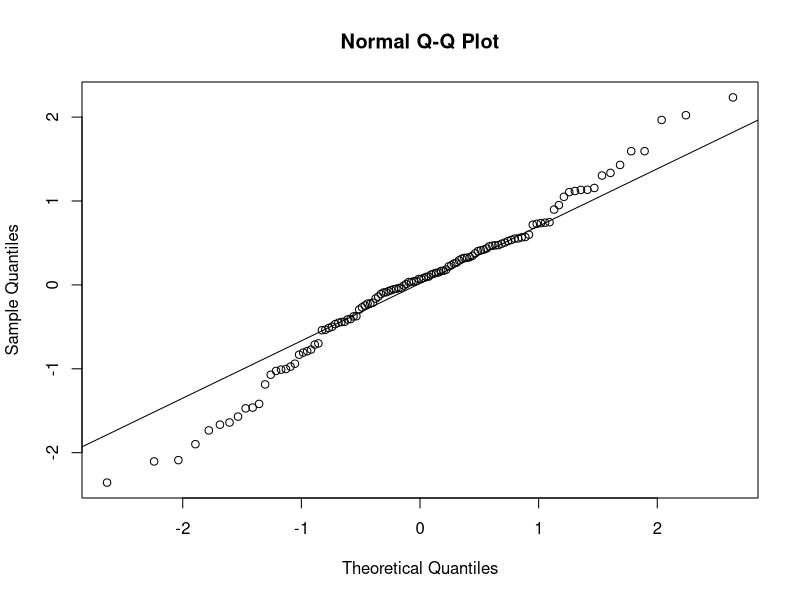
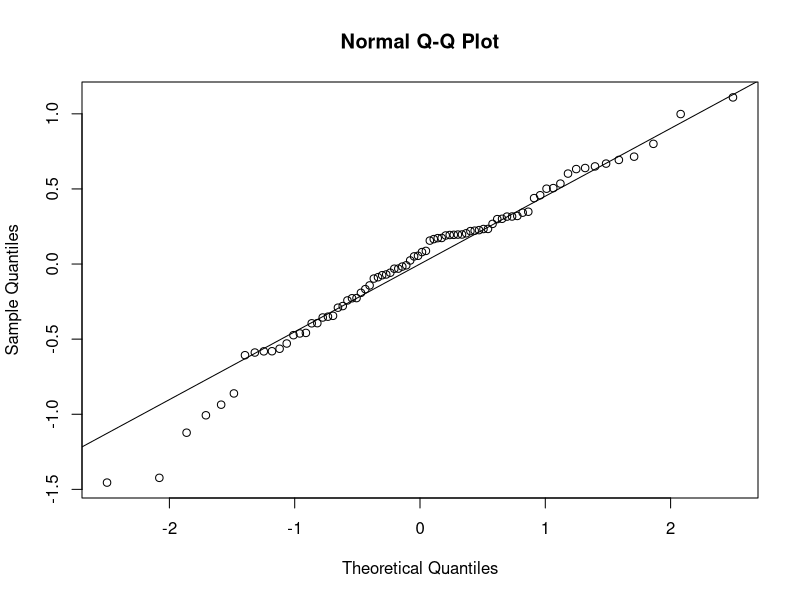

Write R code to recreate these figures, in order. (Note: this script raises an error after producing the figures.)
#### R script for MODELS in RQ2 ####

# Load libraries
library(dplyr)
library(tidyverse)
library(ggplot2) 

# Load Data
zscores <- read.csv("Data/fullanomalies.csv", header = TRUE)

# Create subset dataframes for drought vs non drought

summer_zscores <- zscores %>%
  filter(week >= 20 & week <= 39)

neg_gpp <- zscores %>%
  filter(gpp_z_scores < 0) # 305 out of 624 are negative

zscores <- zscores %>%
  mutate(condition = ifelse(year %in% c(2003, 2018), "drought", "normal"))

zscores$year_group <- ifelse(zscores$year %in% c(2000, 2001, 2002, 2004, 2005, 2015, 2016, 2017, 2019, 2020), "normal",
                             # ifelse(drivers$year %in% c(2015, 2016, 2017, 2019, 2020), "2015-2020",
                             ifelse(zscores$year %in% c(2003), "2003", 
                                    ifelse(zscores$year %in% c(2018), "2018", NA)))

nondrought <- zscores %>%
  filter(!(year %in% c(2003, 2018)))

drought <- zscores %>%
  filter(year %in% c(2002, 2003, 2004, 2017, 2018, 2019)) %>%
  filter(week >= 20 & week <= 39)

nondrought <- zscores %>%
  filter(year %in% c(2002, 2004, 2017, 2019)) %>%
  filter(week >= 20 & week <= 39)


drought2003 <- zscores %>%
  filter(year %in% c(2002, 2003, 2004)) %>%
  filter(week >= 20 & week <= 39)

drought2003 <- zscores %>%
  filter(year %in% c(2003, 2005)) %>%
  filter(week >= 18 & week <= 43)


# Models

library(lme4)
library(lmerTest)

cor(drought$temp_z_scores, drought$sm2_z_scores)
cor(drought$sm2_z_scores, drought$sm3_z_scores)
cor(drought$temp_z_scores, drought$sm3_z_scores)
cor(drought$temp_z_scores, drought$swr_z_scores)
cor(drought$sm3_z_scores, drought$swr_z_scores)

drought <- zscores %>%
  filter(year %in% c(2002, 2003, 2004, 2017, 2018, 2019)) %>%
  filter(week >= 20 & week <= 39)

model <- lmer(gpp_z_scores ~  temp_z_scores + swr_z_scores + sm1_z_scores + sm2_z_scores + sm3_z_scores + (1|condition), data = drought)
summary(model)

residuals <- resid(model)
shapiro.test(residuals)
qqnorm(residuals) 
qqline(residuals)


anova_drought <- anova(model)
print(anova_drought)


nondrought <- zscores %>%
  filter(year %in% c(2002, 2004, 2017, 2019)) %>%
  filter(week >= 20 & week <= 39)

model2 <- lmer(gpp_z_scores ~  temp_z_scores + swr_z_scores + sm1_z_scores + sm2_z_scores + sm3_z_scores + (1|year), data = nondrought)
summary(model2)

residuals <- resid(model2)
shapiro.test(residuals)
qqnorm(residuals) 
qqline(residuals)



# correlation test of based on these groupings
nondrought <- zscores %>%
  filter(year %in% c(2000, 2001, 2002, 2004, 2005, 2015, 2016, 2017, 2019, 2020)) %>%
  filter(week >= 20 & week <= 39)



nondrought <- na.omit(nondrought)

pcor_sm3 <- pcor.test(nondrought$gpp_z_scores, nondrought$sm3_z_scores, 
                      x = nondrought[, c("temp_z_scores", "swr_z_scores", "sm2_z_scores", "sm1_z_scores")])
pcor_sm2 <- pcor.test(nondrought$gpp_z_scores, nondrought$sm2_z_scores, 
                      x = nondrought[, c("temp_z_scores", "swr_z_scores", "sm1_z_scores", "sm3_z_scores")])
pcor_sm1 <- pcor.test(nondrought$gpp_z_scores, nondrought$sm1_z_scores, 
                      x = nondrought[, c("temp_z_scores", "swr_z_scores", "sm2_z_scores", "sm3_z_scores")])
pcor_maxT <- pcor.test(nondrought$gpp_z_scores, nondrought$temp_z_scores, 
                       x = nondrought[, c("sm3_z_scores", "swr_z_scores", "sm1_z_scores", "sm2_z_scores")])
pcor_swr <- pcor.test(nondrought$gpp_z_scores, nondrought$swr_z_scores, 
                      x = nondrought[, c("temp_z_scores", "sm3_z_scores", "sm1_z_scores", "sm2_z_scores")])


print(pcor_sm1)
print(pcor_sm2)
print(pcor_sm3)
print(pcor_maxT)
print(pcor_swr)


drought <- zscores %>%
  filter(week >= 20 & week <= 39)

drought <- na.omit(drought)

pcor_sm3 <- pcor.test(drought$gpp_z_scores, drought$sm3_z_scores, 
                      x = drought[, c("temp_z_scores", "swr_z_scores", "sm2_z_scores", "sm1_z_scores")])
pcor_sm2 <- pcor.test(drought$gpp_z_scores, drought$sm2_z_scores, 
                      x = drought[, c("temp_z_scores", "swr_z_scores", "sm1_z_scores", "sm3_z_scores")])
pcor_sm1 <- pcor.test(drought$gpp_z_scores, drought$sm1_z_scores, 
                      x = drought[, c("temp_z_scores", "swr_z_scores", "sm2_z_scores", "sm3_z_scores")])
pcor_maxT <- pcor.test(drought$gpp_z_scores, drought$temp_z_scores, 
                       x = drought[, c("sm3_z_scores", "swr_z_scores", "sm1_z_scores", "sm2_z_scores")])
pcor_swr <- pcor.test(drought$gpp_z_scores, drought$swr_z_scores, 
                      x = drought[, c("temp_z_scores", "sm3_z_scores", "sm1_z_scores", "sm2_z_scores")])


print(pcor_sm1)
print(pcor_sm2)
print(pcor_sm3)
print(pcor_maxT)
print(pcor_swr)



# Plotting modelled scatters ####

# Predicted values using lm and lmer models
drought$model <- predict(model, newdata = drought, re.form = NA)

nondrought$model2 <- predict(model2, newdata = nondrought, re.form = NA)


drought$group <- ifelse(drought$year %in% c(2002, 2004), "Non-drought",
                        ifelse(drought$year %in% c(2017, 2019), "2017 & 2019",
                               ifelse(drought$year %in% c(2003, 2018), "Drought", NA)))

palette_drivers <- c("#96DB6B", "#FF8400E0", "#F2E857", "#FF8400E0", "#96DB6B", "#F2E857")
palette_drivers <- c("#96DB6B", "#F2E857", "#FF8400E0", "#2684FF", "#96DB6B", "#F2E857")
palette_drivers <- c("#FC9F35B9", "#FF8400E0", "#139DED", "#3EABE6B2", "#2684FF")


maxTplot <- ggplot(drought, aes(x = temp_z_scores, y = gpp_z_scores, colour = condition)) + 
  geom_point(aes(colour = condition, shape = condition)) +
  geom_smooth(aes(y = model, colour ="LM"), se = FALSE, method = "lm") +
  geom_smooth(aes(y = model2, colour ="LMER 2000-2005"), se = FALSE, method = "lm") +
  # geom_smooth(aes(y = pred_gpp_2015, colour ="LMER 2015-2020"), se = FALSE, method = "lm") +
  # geom_smooth(se = FALSE, method = 'lm') +
  scale_color_manual(values = palette_drivers) +
  scale_shape_manual(values = c("normal" = 16, "drought" = 17)) +
  theme(legend.position = "none", panel.background = element_blank(), axis.line = element_line(colour = "black"), 
        plot.title = element_text(size=12, hjust=0.5),
        axis.title = element_text(size=11),
        axis.text = element_text(size=9),
        legend.title = element_text(size = 11, face = "bold")) +
  labs(x = "MaxT z-score", y = "GPP z-score")

plot(maxTplot)


swrplot <- ggplot(drought, aes(x = swr_z_scores, y = gpp_z_scores, colour = condition)) + 
  geom_point(aes(colour = condition, shape = condition)) +
  geom_smooth(aes(y = model, colour ="LMER with drought"), se = FALSE, method = "lm") +
  geom_smooth(aes(y = model2, colour ="LMER non-drought"), se = FALSE, method = "lm") +
  # geom_smooth(aes(y = pred_gpp_2015, colour ="LMER 2015-2020"), se = FALSE, method = "lm") +
  # geom_smooth(se = FALSE, method = 'lm') +
  scale_color_manual(values = palette_drivers) +
  scale_shape_manual(values = c("normal" = 16, "drought" = 17)) +
  theme(legend.position = "none", panel.background = element_blank(), axis.line = element_line(colour = "black"), 
        plot.title = element_text(size=12, hjust=0.5),
        axis.title = element_text(size=11),
        axis.text = element_text(size=9),
        legend.title = element_text(size = 11, face = "bold")) +
  labs(x = "SWR z-score", y = "GPP z-score")

plot(swrplot)

sm1plot <- ggplot(drought, aes(x = sm1_z_scores, y = gpp_z_scores, colour = condition)) + 
  geom_point(aes(colour = condition, shape = condition)) +
  #geom_smooth(se = FALSE, method = 'gam') +
  geom_smooth(aes(y = model, colour ="LMER with drought years"), se = FALSE, method = "lm") +
  geom_smooth(aes(y = model2, colour ="LMER non-drought"), se = FALSE, method = "lm") +
  # geom_smooth(aes(y = pred_gpp_2015, colour ="LMER 2015-2020"), se = FALSE, method = "lm") +
  scale_color_manual(values = palette_drivers) +
  scale_shape_manual(values = c("normal" = 16, "drought" = 17)) +
  theme(legend.position = "none", panel.background = element_blank(), axis.line = element_line(colour = "black"), 
        plot.title = element_text(size=12, hjust=0.5),
        axis.title = element_text(size=11),
        axis.text = element_text(size=9),
        legend.title = element_text(size = 11, face = "bold")) +
  labs(x = "SM1 z-score", y = "GPP z-score")

plot(sm1plot)


sm2plot <- ggplot(drought, aes(x = sm2_z_scores, y = gpp_z_scores, colour = condition)) + 
  geom_point(aes(colour = condition, shape = condition)) +
  #geom_smooth(se = FALSE, method = 'gam') +
  geom_smooth(aes(y = model, colour ="LMER with drought years"), se = FALSE, method = "lm") +
  geom_smooth(aes(y = model2, colour ="LMER non-drought"), se = FALSE, method = "lm") +
  # geom_smooth(aes(y = pred_gpp_2015, colour ="LMER 2015-2020"), se = FALSE, method = "lm") +
  scale_color_manual(values = palette_drivers) +
  scale_shape_manual(values = c("normal" = 16, "drought" = 17)) +
  theme(legend.position = "none", panel.background = element_blank(), axis.line = element_line(colour = "black"), 
        plot.title = element_text(size=12, hjust=0.5),
        axis.title = element_text(size=11),
        axis.text = element_text(size=9),
        legend.title = element_text(size = 11, face = "bold")) +
  labs(x = "SM2 z-score", y = "GPP z-score")

plot(sm2plot)




sm3plot <- ggplot(drought, aes(x = sm3_z_scores, y = gpp_z_scores)) + 
  geom_point(aes(colour = condition, shape = condition)) +
  # geom_smooth(se = FALSE, ) +
  # geom_smooth(se = FALSE, method = 'lm', formula = y ~ poly(x,2)) +
  geom_smooth(aes(y = model, colour ="LMER with drought"), se = FALSE, method = "lm") +
  geom_smooth(aes(y = model2, colour ="LMER non-drought"), se = FALSE, method = "lm") +
  # geom_smooth(aes(y = pred_gpp_2015, colour ="LMER 2015-2020"), se = FALSE, method = "gam") +
  scale_color_manual(values = palette_drivers) +
  scale_shape_manual(values = c("normal" = 16, "drought" = 17)) +
  theme(legend.position = "bottom", panel.background = element_blank(), axis.line = element_line(colour = "black"), 
        plot.title = element_text(size=12, hjust=0.5),
        axis.title = element_text(size=11),
        axis.text = element_text(size=9),
        legend.title = element_text(size = 11, face = "bold")) +
  labs(x = "SM3 z-score", y = "GPP z-score")

plot(sm3plot)



# combine the correlation plots
combined_rq2_plots1 <- grid.arrange(
  maxTplot, swrplot,
  nrow = 2, 
  layout_matrix = rbind(c(1,2)), 
  heights = c(1,1))

combined_rq2_plots2 <- grid.arrange(
  sm1plot, sm2plot, sm3plot, 
  nrow = 2, 
  layout_matrix = rbind(c(1,2), c(3, 3)), 
  heights = c(1,1))



# Save the plot as a PNG file to GitHub
setwd("/exports/csce/datastore/geos/groups/gcel/for_Tegan/droughts")
ggsave("rq2_plots.png", path = "Plots", plot = combined_rq2_plots, width = 10, height = 7, dpi = 500)










#### Timeseries plots of z-scores ####
nondrought <- nondrought %>%
  group_by(doy) %>%
  mutate(mean_gpp = mean(gpp_z_scores, na.rm = TRUE),
         mean_maxT = mean(temp_z_scores, na.rm = TRUE),
         mean_sm1 = mean(sm1_z_scores, na.rm = TRUE),
         mean_sm2 = mean(sm2_z_scores, na.rm = TRUE),
         mean_sm3 = mean(sm3_z_scores, na.rm = TRUE),
         mean_vpd = mean(vpd_z_scores, na.rm = TRUE),
         mean_swr = mean(swr_z_scores, na.rm = TRUE)) %>%
  ungroup()

drought1 <- zscores %>%
  filter((year %in% c(2003, 2018)))

drought1 <- drought1 %>%
  group_by(year) %>%
  mutate(mean_maxT = temp_z_scores, mean_gpp = gpp_z_scores, mean_sm1 = sm1_z_scores, mean_sm2 = sm2_z_scores, mean_sm3 = sm3_z_scores, mean_vpd = vpd_z_scores, mean_swr = swr_z_scores) %>%
  ungroup()

new <- rbind(drought1, nondrought)

palette_anomalies <- c("#D6A400", "#B80422", "darkgrey")

gpp_plotz <- ggplot(new, aes(x = doy, y = mean_gpp, group = year_group, colour = year_group, linetype = condition)) +
  geom_line(size = 0.8) +
  labs(title = "",
       x = "Summer months",
       y = "GPP (gC/m²/day)",
       colour = "Year:") +
  scale_colour_manual(values = palette_anomalies) +
  #scale_shape_manual() + 
  theme(legend.position = "none", panel.background = element_blank(), axis.line = element_line(colour = "black"), 
        plot.title = element_text(size=12, hjust=0.5),
        axis.title = element_text(size=11),
        axis.text = element_text(size=9),
        legend.title = element_text(size = 11, face = "bold", ),
        legend.text = element_text(size = 11),
        plot.margin = margin(1, 1, 1, 1, "cm")) +
  scale_x_continuous(breaks = c(126, 154, 182, 217, 252), 
                     labels = c("May", "Jun", "Jul", "Aug", "Sep"))

plot(gpp_plotz)

maxT_plotz <- ggplot(new, aes(x = doy, y = mean_maxT, group = year_group, colour = year_group, linetype = condition)) +
  geom_line(size = 0.8) +
  labs(title = "",
       x = "Time (months)",
       y = "Max temperature (°C)",
       colour = "Year:") +
  scale_colour_manual(values = palette_anomalies) +
  #scale_shape_manual() + 
  theme(legend.position = "none", panel.background = element_blank(), axis.line = element_line(colour = "black"), 
        plot.title = element_text(size=12, hjust=0.5),
        axis.title = element_text(size=11),
        axis.text = element_text(size=9),
        legend.title = element_text(size = 11, face = "bold", ),
        legend.text = element_text(size = 11),
        plot.margin = margin(1, 1, 1, 1, "cm")) +
  scale_x_continuous(breaks = c(126, 154, 182, 217, 252), 
                     labels = c("May", "Jun", "Jul", "Aug", "Sep"))

plot(maxT_plotz)

sm1_plotz <- ggplot(new, aes(x = doy, y = mean_sm1, group = year_group, colour = year_group, linetype = condition)) +
  geom_line(size = 0.8) +
  labs(title = "",
       x = "Time (month)",
       y = "Soil moisture at depth 2 (X)",
       colour = "Year:") +
  scale_colour_manual(values = palette_anomalies) +
  #scale_shape_manual() + 
  theme(legend.position = "none", panel.background = element_blank(), axis.line = element_line(colour = "black"), 
        plot.title = element_text(size=12, hjust=0.5),
        axis.title = element_text(size=11),
        axis.text = element_text(size=9),
        legend.title = element_text(size = 11, face = "bold", ),
        legend.text = element_text(size = 11),
        plot.margin = margin(1, 1, 1, 1, "cm")) +
  scale_x_continuous(breaks = c(126, 154, 182, 217, 252), 
                     labels = c("May", "Jun", "Jul", "Aug", "Sep"))

plot(sm1_plotz)



sm2_plotz <- ggplot(new, aes(x = doy, y = mean_sm2, group = year_group, colour = year_group, linetype = condition)) +
  geom_line(size = 0.8) +
  labs(title = "",
       x = "Time (month)",
       y = "Soil moisture at depth 2 (X)",
       colour = "Year:") +
  scale_colour_manual(values = palette_anomalies) +
  #scale_shape_manual() + 
  theme(legend.position = "none", panel.background = element_blank(), axis.line = element_line(colour = "black"), 
        plot.title = element_text(size=12, hjust=0.5),
        axis.title = element_text(size=11),
        axis.text = element_text(size=9),
        legend.title = element_text(size = 11, face = "bold", ),
        legend.text = element_text(size = 11),
        plot.margin = margin(1, 1, 1, 1, "cm")) +
  scale_x_continuous(breaks = c(126, 154, 182, 217, 252), 
                     labels = c("May", "Jun", "Jul", "Aug", "Sep"))

plot(sm2_plotz)

sm3_plotz <- ggplot(new, aes(x = doy, y = mean_sm3, group = year_group, colour = year_group, linetype = condition)) +
  geom_line(size = 0.8) +
  labs(title = "",
       x = "Time (month)",
       y = "Soil moisture at depth 3 (X)",
       colour = "Year:") +
  scale_colour_manual(values = palette_anomalies) +
  #scale_shape_manual() + 
  theme(legend.position = "none", panel.background = element_blank(), axis.line = element_line(colour = "black"), 
        plot.title = element_text(size=12, hjust=0.5),
        axis.title = element_text(size=11),
        axis.text = element_text(size=9),
        legend.title = element_text(size = 11, face = "bold", ),
        legend.text = element_text(size = 11),
        plot.margin = margin(1, 1, 1, 1, "cm")) +
  scale_x_continuous(breaks = c(126, 154, 182, 217, 252), 
                     labels = c("May", "Jun", "Jul", "Aug", "Sep"))

plot(sm3_plotz)


vpd_plotz <- ggplot(new, aes(x = doy, y = mean_vpd, group = year_group, colour = year_group, linetype = condition)) +
  geom_line(size = 0.8) +
  labs(title = "",
       x = "Time (month)",
       y = "VPD (kPa)",
       colour = "Year:") +
  scale_colour_manual(values = palette_anomalies) +
  #scale_shape_manual() + 
  theme(legend.position = "none", panel.background = element_blank(), axis.line = element_line(colour = "black"), 
        plot.title = element_text(size=12, hjust=0.5),
        axis.title = element_text(size=11),
        axis.text = element_text(size=9),
        legend.title = element_text(size = 11, face = "bold", ),
        legend.text = element_text(size = 11),
        plot.margin = margin(1, 1, 1, 1, "cm")) +
  scale_x_continuous(breaks = c(126, 154, 182, 217, 252), 
                     labels = c("May", "Jun", "Jul", "Aug", "Sep"))
plot(vpd_plotz)

swr_plotz <- ggplot(new, aes(x = doy, y = mean_swr, group = year_group, colour = year_group, linetype = condition)) +
  geom_line(size = 0.8) +
  labs(title = "",
       x = "Time (months)",
       y = "SWR (MJ/m²/day)",
       colour = "Year:") +
  scale_colour_manual(values = palette_anomalies) +
  #scale_shape_manual() + 
  theme(legend.position = "none", panel.background = element_blank(), axis.line = element_line(colour = "black"), 
        plot.title = element_text(size=12, hjust=0.5),
        axis.title = element_text(size=11),
        axis.text = element_text(size=9),
        legend.title = element_text(size = 11, face = "bold", ),
        legend.text = element_text(size = 11),
        plot.margin = margin(1, 1, 1, 1, "cm")) +
  scale_x_continuous(breaks = c(126, 154, 182, 217, 252), 
                     labels = c("May", "Jun", "Jul", "Aug", "Sep"))
plot(swr_plotz)







#### Modelling drivers relationship with GPP

# ANOVA
# Combined ANOVA
anova_all <- aov(gpp_z_scores ~ temp_z_scores + sm1_z_scores + sm2_z_scores + sm3_z_scores + vpd_z_scores + swr_z_scores, data = neg_gpp)
summary(anova_all) # no significant effect

anova_maxT <- aov(gpp_z_scores ~ temp_z_scores, data = nondrought)
anova_sm3 <- aov(mod_gpp ~ sm3, data = drought)
anova_vpd <- aov(mod_gpp ~ vpd, data = drought)
anova_swr <- aov(mod_gpp ~ swr, data = drought)
anova_all <- aov(gpp_z_scores ~ temp_z_scores + sm1_z_scores + sm2_z_scores + sm3_z_scores + vpd_z_scores + swr_z_scores, data = nondrought)
summary(anova_all)
summary(anova_maxT)


ggplot()
